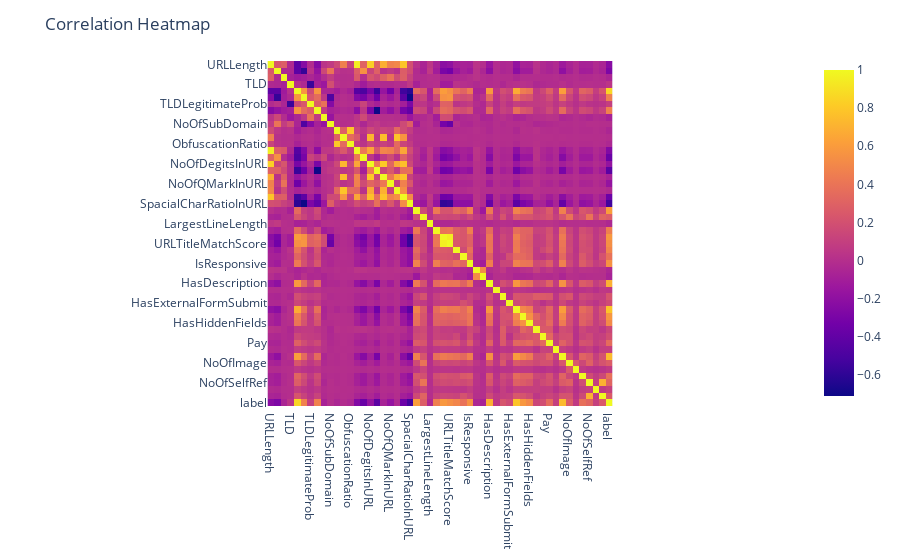

This figure's notebook cell:
### Code cell
# Checking the correlation heatmap
correlation_matrix = phishing_dataframe.corr()
fig = px.imshow(correlation_matrix, text_auto=True)
fig.update_layout(title='Correlation Heatmap')
fig.show()

### Figure 1 — Plotly figure (JSON) as saved in the notebook; plotly's stock layout.template omitted (floating-point values rounded to 4 significant figures; data arrays with more than 128 entries replaced by an {"elided": "..."} marker saying what was removed)
{"data": [{"coloraxis": "coloraxis", "hovertemplate": "x: %{x}<br>y: %{y}<br>color: %{z}<extra></extra>", "name": "0", "texttemplate": "%{z}", "type": "heatmap", "x": ["URLLength", "DomainLength", "IsDomainIP", "TLD", "URLSimilarityIndex", "CharContinuationRate", "TLDLegitimateProb", "URLCharProb", "TLDLength", "NoOfSubDomain", "HasObfuscation", "NoOfObfuscatedChar", "ObfuscationRatio", "NoOfLettersInURL", "LetterRatioInURL", "NoOfDegitsInURL", "DegitRatioInURL", "NoOfEqualsInURL", "NoOfQMarkInURL", "NoOfAmpersandInURL", "NoOfOtherSpecialCharsInURL", "SpacialCharRatioInURL", "IsHTTPS", "LineOfCode", "LargestLineLength", "HasTitle", "DomainTitleMatchScore", "URLTitleMatchScore", "HasFavicon", "Robots", "IsResponsive", "NoOfURLRedirect", "NoOfSelfRedirect", "HasDescription", "NoOfPopup", "NoOfiFrame", "HasExternalFormSubmit", "HasSocialNet", "HasSubmitButton", "HasHiddenFields", "HasPasswordField", "Bank", "Pay", "Crypto", "HasCopyrightInfo", "NoOfImage", "NoOfCSS", "NoOfJS", "NoOfSelfRef", "NoOfEmptyRef", "NoOfExternalRef", "label"], "xaxis": "x", "y": ["URLLength", "DomainLength", "IsDomainIP", "TLD", "URLSimilarityIndex", "CharContinuationRate", "TLDLegitimateProb", "URLCharProb", "TLDLength", "NoOfSubDomain", "HasObfuscation", "NoOfObfuscatedChar", "ObfuscationRatio", "NoOfLettersInURL", "LetterRatioInURL", "NoOfDegitsInURL", "DegitRatioInURL", "NoOfEqualsInURL", "NoOfQMarkInURL", "NoOfAmpersandInURL", "NoOfOtherSpecialCharsInURL", "SpacialCharRatioInURL", "IsHTTPS", "LineOfCode", "LargestLineLength", "HasTitle", "DomainTitleMatchScore", "URLTitleMatchScore", "HasFavicon", "Robots", "IsResponsive", "NoOfURLRedirect", "NoOfSelfRedirect", "HasDescription", "NoOfPopup", "NoOfiFrame", "HasExternalFormSubmit", "HasSocialNet", "HasSubmitButton", "HasHiddenFields", "HasPasswordField", "Bank", "Pay", "Crypto", "HasCopyrightInfo", "NoOfImage", "NoOfCSS", "NoOfJS", "NoOfSelfRef", "NoOfEmptyRef", "NoOfExternalRef", "label"], "yaxis": "y", "z": {"elided": "52x52 float values"}}], "layout": {"coloraxis": {"colorscale": [[0, "#0d0887"], [0.1111, "#46039f"], [0.2222, "#7201a8"], [0.3333, "#9c179e"], [0.4444, "#bd3786"], [0.5556, "#d8576b"], [0.6667, "#ed7953"], [0.7778, "#fb9f3a"], [0.8889, "#fdca26"], [1, "#f0f921"]]}, "margin": {"t": 60}, "title": {"text": "Correlation Heatmap"}, "xaxis": {"anchor": "y", "constrain": "domain", "domain": [0, 1], "scaleanchor": "y"}, "yaxis": {"anchor": "x", "autorange": "reversed", "constrain": "domain", "domain": [0, 1]}}}
